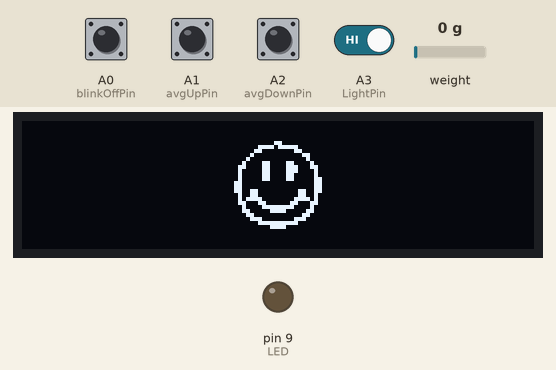
Bench run of a sketch on a simulated Arduino Uno, built with avr-gcc and run on an emulated ATmega328P. On the bench: 128×32 one-colour display, output pins drawn as LEDs (lit = HIGH). The test bench sets the inputs (shaded band); at power-on: A0 (blinkOffPin), A1 (avgUpPin), A2 (avgDownPin), A3 (LightPin) HIGH, weight on the scale 0 g. EEPROM starts erased.

Above: at 11.2 s.
11.3 s: A1 (avgUpPin) pulled LOW for 1.1 s
At 12.2 s:
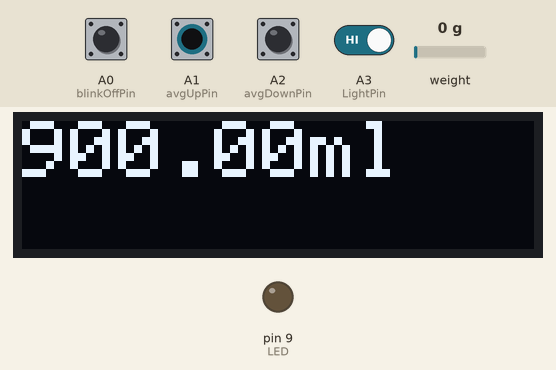
16.3 s: A2 (avgDownPin) pulled LOW for 3.2 s
At 20.1 s:
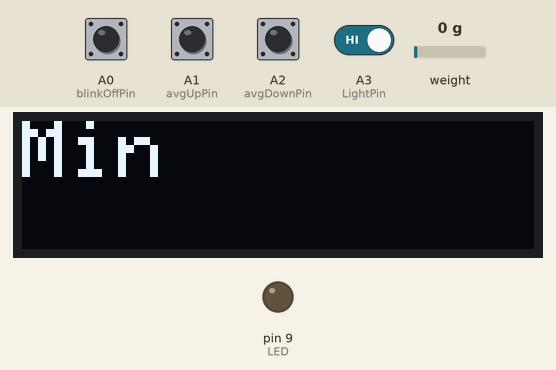
23.2 s: A3 (LightPin) driven LOW
At 24.2 s:
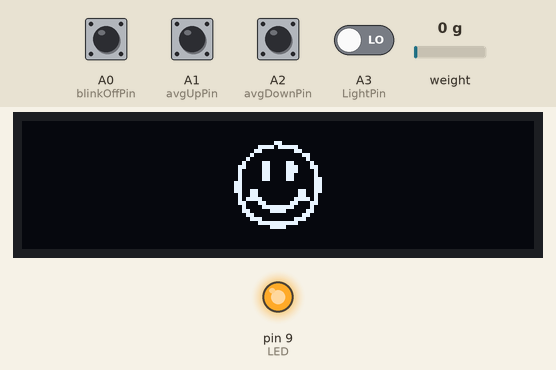
25.3 s: A1 (avgUpPin) pulled LOW for 3.2 s
At 31.2 s:
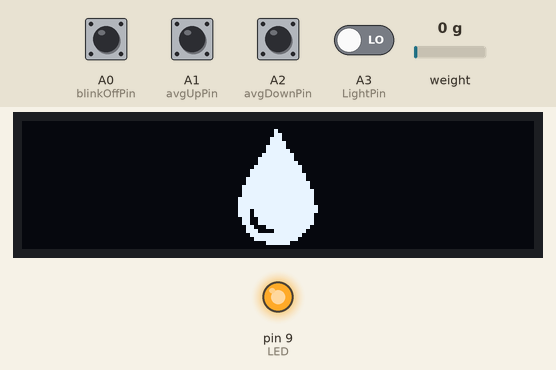
32.4 s: A2 (avgDownPin) pulled LOW for 1.1 s
At 34.1 s:
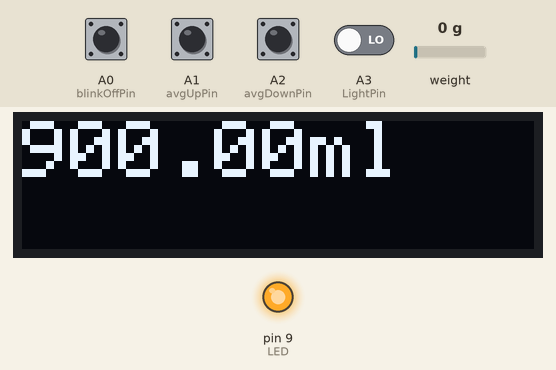
37.4 s: A3 (LightPin) driven HIGH
Timing chart, 0 to 63.7 s (numbered marks = the images above; inputs shaded):
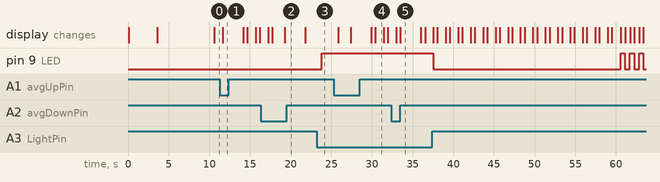

Measured:
- after the input at 11.3 s, the display: changes after 0.35 s (image 1)
- after the input at 16.3 s, the display: first differs from a run without the input after 1.5 s (image 2 shows a later state)
- after the input at 23.2 s, pin 9 (LED): LOW → HIGH after 0.61 s
- after the input at 25.3 s, the display: first changes after 0.57 s (image 4 shows a later state)
- after the input at 32.4 s, the display: first differs from a run without the input after 1.1 s (image 5)
- what the display in image 4 shows lasts 1.0 s, from 30.4 s to 31.4 s

The sketch:

Code.ino
```cpp
//########################################################
#include "HX711.h" //Scale

// HX711 circuit wiring
const int LOADCELL_DOUT_PIN = 2;
const int LOADCELL_SCK_PIN = 13;
HX711 scale;
//########################################################

#include <EEPROM.h>
#define HIGH 0x1
#define LOW 0x0

//########################################################
#include <Wire.h>         //Screen
#include <Adafruit_SSD1306.h>
#include <Adafruit_GFX.h>
#define OLED_WIDTH 128
#define OLED_HEIGHT 32
#define OLED_ADDR   0x3C
Adafruit_SSD1306 display(OLED_WIDTH, OLED_HEIGHT);
//########################################################

int flag = 1; // flag to check whether user have pressed blink off

unsigned long  time;

//float totalIntake = 0; // total water
float totalIntake; // start as hydrated

float peakOld;
float peakNow; //to differentiate between user scenarios
float Current_weight; //stores the current weight of the scale

//LED or lamp(the pin to the transistor)
const int LED = 9;


//Light Switch in the back
const int LightPin =A3; //J3 header 3 and 4
boolean Light=digitalRead(LightPin);

// Front panel
const int blinkOffPin = A0;  //J3 header 1 and 2
const int avgUpPin = A1; //J4 header 3 and 4
const int avgDownPin = A2; //J3 header 1 and 2


boolean blinkOff=digitalRead(blinkOffPin);
boolean avgUp=digitalRead(avgUpPin);
boolean avgDown=digitalRead(avgDownPin);

float maxW =3000;
float minW =700; // water level limits to set avg level in ml per hour
float defaultW =700; // to compensate when the bottle is not on the device

const unsigned char waterDrop [] PROGMEM = {
	0x00, 0x00, 0x00, 0x00, 0x00, 0x00, 0x00, 0x00, 0x00, 0x00, 0x00, 0x00, 0x00, 0x00, 0x00, 0x00,
	0x00, 0x00, 0x00, 0x00, 0x00, 0x00, 0x00, 0x00, 0x00, 0x00, 0x00, 0x00, 0x00, 0x00, 0x00, 0x00,
	0x00, 0x00, 0x00, 0x00, 0x00, 0x00, 0x00, 0x01, 0x00, 0x00, 0x00, 0x00, 0x00, 0x00, 0x00, 0x00,
	0x00, 0x00, 0x00, 0x00, 0x00, 0x00, 0x00, 0x01, 0x80, 0x00, 0x00, 0x00, 0x00, 0x00, 0x00, 0x00,
	0x00, 0x00, 0x00, 0x00, 0x00, 0x00, 0x00, 0x03, 0x80, 0x00, 0x00, 0x00, 0x00, 0x00, 0x00, 0x00,
	0x00, 0x00, 0x00, 0x00, 0x00, 0x00, 0x00, 0x03, 0xc0, 0x00, 0x00, 0x00, 0x00, 0x00, 0x00, 0x00,
	0x00, 0x00, 0x00, 0x00, 0x00, 0x00, 0x00, 0x07, 0xc0, 0x00, 0x00, 0x00, 0x00, 0x00, 0x00, 0x00,
	0x00, 0x00, 0x00, 0x00, 0x00, 0x00, 0x00, 0x07, 0xe0, 0x00, 0x00, 0x00, 0x00, 0x00, 0x00, 0x00,
	0x00, 0x00, 0x00, 0x00, 0x00, 0x00, 0x00, 0x0f, 0xf0, 0x00, 0x00, 0x00, 0x00, 0x00, 0x00, 0x00,
	0x00, 0x00, 0x00, 0x00, 0x00, 0x00, 0x00, 0x1f, 0xf0, 0x00, 0x00, 0x00, 0x00, 0x00, 0x00, 0x00,
	0x00, 0x00, 0x00, 0x00, 0x00, 0x00, 0x00, 0x1f, 0xf8, 0x00, 0x00, 0x00, 0x00, 0x00, 0x00, 0x00,
	0x00, 0x00, 0x00, 0x00, 0x00, 0x00, 0x00, 0x3f, 0xfc, 0x00, 0x00, 0x00, 0x00, 0x00, 0x00, 0x00,
	0x00, 0x00, 0x00, 0x00, 0x00, 0x00, 0x00, 0x7f, 0xfc, 0x00, 0x00, 0x00, 0x00, 0x00, 0x00, 0x00,
	0x00, 0x00, 0x00, 0x00, 0x00, 0x00, 0x00, 0x7f, 0xfe, 0x00, 0x00, 0x00, 0x00, 0x00, 0x00, 0x00,
	0x00, 0x00, 0x00, 0x00, 0x00, 0x00, 0x00, 0xff, 0xfe, 0x00, 0x00, 0x00, 0x00, 0x00, 0x00, 0x00,
	0x00, 0x00, 0x00, 0x00, 0x00, 0x00, 0x00, 0xff, 0xff, 0x00, 0x00, 0x00, 0x00, 0x00, 0x00, 0x00,
	0x00, 0x00, 0x00, 0x00, 0x00, 0x00, 0x01, 0xff, 0xff, 0x00, 0x00, 0x00, 0x00, 0x00, 0x00, 0x00,
	0x00, 0x00, 0x00, 0x00, 0x00, 0x00, 0x01, 0xff, 0xff, 0x80, 0x00, 0x00, 0x00, 0x00, 0x00, 0x00,
	0x00, 0x00, 0x00, 0x00, 0x00, 0x00, 0x01, 0xff, 0xff, 0x80, 0x00, 0x00, 0x00, 0x00, 0x00, 0x00,
	0x00, 0x00, 0x00, 0x00, 0x00, 0x00, 0x03, 0xff, 0xff, 0x80, 0x00, 0x00, 0x00, 0x00, 0x00, 0x00,
	0x00, 0x00, 0x00, 0x00, 0x00, 0x00, 0x03, 0xff, 0xff, 0x80, 0x00, 0x00, 0x00, 0x00, 0x00, 0x00,
	0x00, 0x00, 0x00, 0x00, 0x00, 0x00, 0x03, 0xff, 0xff, 0xc0, 0x00, 0x00, 0x00, 0x00, 0x00, 0x00,
	0x00, 0x00, 0x00, 0x00, 0x00, 0x00, 0x03, 0xbf, 0xff, 0xc0, 0x00, 0x00, 0x00, 0x00, 0x00, 0x00,
	0x00, 0x00, 0x00, 0x00, 0x00, 0x00, 0x03, 0xbf, 0xff, 0x80, 0x00, 0x00, 0x00, 0x00, 0x00, 0x00,
	0x00, 0x00, 0x00, 0x00, 0x00, 0x00, 0x01, 0x9f, 0xff, 0x80, 0x00, 0x00, 0x00, 0x00, 0x00, 0x00,
	0x00, 0x00, 0x00, 0x00, 0x00, 0x00, 0x01, 0x9f, 0xff, 0x80, 0x00, 0x00, 0x00, 0x00, 0x00, 0x00,
	0x00, 0x00, 0x00, 0x00, 0x00, 0x00, 0x00, 0xc7, 0xff, 0x00, 0x00, 0x00, 0x00, 0x00, 0x00, 0x00,
	0x00, 0x00, 0x00, 0x00, 0x00, 0x00, 0x00, 0xe1, 0xfe, 0x00, 0x00, 0x00, 0x00, 0x00, 0x00, 0x00,
	0x00, 0x00, 0x00, 0x00, 0x00, 0x00, 0x00, 0x7f, 0xfc, 0x00, 0x00, 0x00, 0x00, 0x00, 0x00, 0x00,
	0x00, 0x00, 0x00, 0x00, 0x00, 0x00, 0x00, 0x3f, 0xf8, 0x00, 0x00, 0x00, 0x00, 0x00, 0x00, 0x00,
	0x00, 0x00, 0x00, 0x00, 0x00, 0x00, 0x00, 0x07, 0xe0, 0x00, 0x00, 0x00, 0x00, 0x00, 0x00, 0x00,
	0x00, 0x00, 0x00, 0x00, 0x00, 0x00, 0x00, 0x00, 0x00, 0x00, 0x00, 0x00, 0x00, 0x00, 0x00, 0x00
};

const unsigned char face [] PROGMEM = {
	0x00, 0x00, 0x00, 0x00, 0x00, 0x00, 0x00, 0x00, 0x00, 0x00, 0x00, 0x00, 0x00, 0x00, 0x00, 0x00,
	0x00, 0x00, 0x00, 0x00, 0x00, 0x00, 0x00, 0x00, 0x00, 0x00, 0x00, 0x00, 0x00, 0x00, 0x00, 0x00,
	0x00, 0x00, 0x00, 0x00, 0x00, 0x00, 0x00, 0x00, 0x00, 0x00, 0x00, 0x00, 0x00, 0x00, 0x00, 0x00,
	0x00, 0x00, 0x00, 0x00, 0x00, 0x00, 0x00, 0x00, 0x00, 0x00, 0x00, 0x00, 0x00, 0x00, 0x00, 0x00,
	0x00, 0x00, 0x00, 0x00, 0x00, 0x00, 0x00, 0x00, 0x00, 0x00, 0x00, 0x00, 0x00, 0x00, 0x00, 0x00,
	0x00, 0x00, 0x00, 0x00, 0x00, 0x00, 0x00, 0x01, 0x80, 0x00, 0x00, 0x00, 0x00, 0x00, 0x00, 0x00,
	0x00, 0x00, 0x00, 0x00, 0x00, 0x00, 0x00, 0x1e, 0xf8, 0x00, 0x00, 0x00, 0x00, 0x00, 0x00, 0x00,
	0x00, 0x00, 0x00, 0x00, 0x00, 0x00, 0x00, 0x30, 0x0c, 0x00, 0x00, 0x00, 0x00, 0x00, 0x00, 0x00,
	0x00, 0x00, 0x00, 0x00, 0x00, 0x00, 0x00, 0x40, 0x03, 0x00, 0x00, 0x00, 0x00, 0x00, 0x00, 0x00,
	0x00, 0x00, 0x00, 0x00, 0x00, 0x00, 0x00, 0x80, 0x01, 0x00, 0x00, 0x00, 0x00, 0x00, 0x00, 0x00,
	0x00, 0x00, 0x00, 0x00, 0x00, 0x00, 0x01, 0x0c, 0x30, 0x80, 0x00, 0x00, 0x00, 0x00, 0x00, 0x00,
	0x00, 0x00, 0x00, 0x00, 0x00, 0x00, 0x03, 0x0c, 0x38, 0xc0, 0x00, 0x00, 0x00, 0x00, 0x00, 0x00,
	0x00, 0x00, 0x00, 0x00, 0x00, 0x00, 0x02, 0x0c, 0x38, 0x40, 0x00, 0x00, 0x00, 0x00, 0x00, 0x00,
	0x00, 0x00, 0x00, 0x00, 0x00, 0x00, 0x02, 0x0c, 0x30, 0x40, 0x00, 0x00, 0x00, 0x00, 0x00, 0x00,
	0x00, 0x00, 0x00, 0x00, 0x00, 0x00, 0x02, 0x0c, 0x30, 0x60, 0x00, 0x00, 0x00, 0x00, 0x00, 0x00,
	0x00, 0x00, 0x00, 0x00, 0x00, 0x00, 0x06, 0x00, 0x00, 0x60, 0x00, 0x00, 0x00, 0x00, 0x00, 0x00,
	0x00, 0x00, 0x00, 0x00, 0x00, 0x00, 0x06, 0x00, 0x00, 0x60, 0x00, 0x00, 0x00, 0x00, 0x00, 0x00,
	0x00, 0x00, 0x00, 0x00, 0x00, 0x00, 0x06, 0x60, 0x06, 0x60, 0x00, 0x00, 0x00, 0x00, 0x00, 0x00,
	0x00, 0x00, 0x00, 0x00, 0x00, 0x00, 0x02, 0x60, 0x06, 0x40, 0x00, 0x00, 0x00, 0x00, 0x00, 0x00,
	0x00, 0x00, 0x00, 0x00, 0x00, 0x00, 0x02, 0xf0, 0x0f, 0x40, 0x00, 0x00, 0x00, 0x00, 0x00, 0x00,
	0x00, 0x00, 0x00, 0x00, 0x00, 0x00, 0x03, 0x18, 0x18, 0xc0, 0x00, 0x00, 0x00, 0x00, 0x00, 0x00,
	0x00, 0x00, 0x00, 0x00, 0x00, 0x00, 0x01, 0x0f, 0xf0, 0x80, 0x00, 0x00, 0x00, 0x00, 0x00, 0x00,
	0x00, 0x00, 0x00, 0x00, 0x00, 0x00, 0x01, 0x83, 0xc1, 0x80, 0x00, 0x00, 0x00, 0x00, 0x00, 0x00,
	0x00, 0x00, 0x00, 0x00, 0x00, 0x00, 0x00, 0xc0, 0x03, 0x00, 0x00, 0x00, 0x00, 0x00, 0x00, 0x00,
	0x00, 0x00, 0x00, 0x00, 0x00, 0x00, 0x00, 0x70, 0x0e, 0x00, 0x00, 0x00, 0x00, 0x00, 0x00, 0x00,
	0x00, 0x00, 0x00, 0x00, 0x00, 0x00, 0x00, 0x1f, 0xf8, 0x00, 0x00, 0x00, 0x00, 0x00, 0x00, 0x00,
	0x00, 0x00, 0x00, 0x00, 0x00, 0x00, 0x00, 0x03, 0xc0, 0x00, 0x00, 0x00, 0x00, 0x00, 0x00, 0x00,
	0x00, 0x00, 0x00, 0x00, 0x00, 0x00, 0x00, 0x00, 0x00, 0x00, 0x00, 0x00, 0x00, 0x00, 0x00, 0x00,
	0x00, 0x00, 0x00, 0x00, 0x00, 0x00, 0x00, 0x00, 0x00, 0x00, 0x00, 0x00, 0x00, 0x00, 0x00, 0x00,
	0x00, 0x00, 0x00, 0x00, 0x00, 0x00, 0x00, 0x00, 0x00, 0x00, 0x00, 0x00, 0x00, 0x00, 0x00, 0x00,
	0x00, 0x00, 0x00, 0x00, 0x00, 0x00, 0x00, 0x00, 0x00, 0x00, 0x00, 0x00, 0x00, 0x00, 0x00, 0x00,
	0x00, 0x00, 0x00, 0x00, 0x00, 0x00, 0x00, 0x00, 0x00, 0x00, 0x00, 0x00, 0x00, 0x00, 0x00, 0x00
};

//################################################################

// Returns the time in minutes from the beginning. This function is called once a thirty minutes.

unsigned long minutes() {

  time=((millis()) / 60000UL) +59;
    return time;
  }
//################################################################

//To calculate the average water intake of the user per hour

float avg  ; // stores the average water that user consumed

float average(float totalIntake){

    return(totalIntake*60/(minutes()));
  }

//####################################################

// Gives a warning to the user by blinking the lamp or leds

void blink(float Current_weight){

  while (Current_weight-50 < scale.get_units() and digitalRead(blinkOffPin) == HIGH and flag == 1){   // we reduce 50 so that user should at least drink 20000 worth of water to off the alarm.Or else user can press the push button and gnd the pin

      digitalWrite(LED,1);
      Screen("Drink");
      digitalWrite(LED,0);
      Screen("WATER");
                  //led warning off with light off

  }
  if(digitalRead(blinkOffPin) == LOW){
        flag =0; // user press and hold blink off button, prevent restarting blink
        delay(500);
      }


}

void setup() {
  Serial.begin(9600);
  scale.begin(LOADCELL_DOUT_PIN, LOADCELL_SCK_PIN);
  pinMode(LED,OUTPUT);      // transistor input
  pinMode(LightPin,INPUT);  // light switch in back io
  pinMode(blinkOffPin, INPUT); //blink on switch in front
  pinMode(avgUpPin, INPUT); // avg up switch front
  pinMode(avgDownPin, INPUT);// avg dwn switch front

  display.begin(SSD1306_SWITCHCAPVCC, OLED_ADDR);
  display.clearDisplay();
  display.begin(SSD1306_SWITCHCAPVCC, OLED_ADDR);
  display.clearDisplay();
  display.setTextSize(2);
  display.setTextColor(WHITE);
  display.setCursor(0, 0);

  display.display();

  display.clearDisplay();
  display.setCursor(0, 0);
  display.println("Wait");  // wait for tare
  display.display();
  delay(2000);
  scale.set_offset(152213);  scale.set_scale(554.444);
  scale.tare(10);
  delay(500);
  display.clearDisplay();

  display.clearDisplay();
  display.setCursor(0, 0);
  display.println("Ready");  // wait for tare
  display.display();
  delay(5000);
  display.clearDisplay();

  avg=EEPROM.read(0);

  if(avg>minW and avg<maxW){

   avg=EEPROM.read(0); //  get set lvl or default lvl from memory##########################

  }

  else{
    avg =defaultW;
    EEPROM.write(0,defaultW);
  }

  totalIntake = avg; //hydrated at start

  if (digitalRead(LightPin) ==LOW){

    //Turn on the LED at beginning depend on users preference
    digitalWrite(LED,1);

  }

  else{

    digitalWrite(LED,0);

  }

Current_weight = scale.get_units(10);
peakOld =Current_weight;
peakNow =Current_weight;
}


void Screen(String str ){

  display.clearDisplay();
  display.setCursor(0, 0);
  display.println(str);
  display.display();
  delay(500);
  display.clearDisplay();


}


void loop() {

    if(digitalRead(avgUpPin) == LOW){
      if (avg < maxW){
        avg+=200; // increase avg water by 10;
        Screen(String(avg)+"ml");
        EEPROM.write(0, avg); // update avg in memory -- may cause eeprom degrade   maybe send the code to setup
        delay(1000);
        }
      else{
        Screen("Max");
        delay(1000);
        }
      return;
    }
    if(digitalRead(avgDownPin) == LOW){
      if (avg > minW){
        avg-=200; // increase avg water by 10;
        EEPROM.write(0, avg); // update avg in memory -- may cause eeprom degrade
        Screen(String(avg)+"ml");
        delay(1000);
        }
      else{
        Screen("Min");
        delay(1000);
        }
      return; // go to beginning void loop
    }

    Current_weight = scale.get_units(10);


    // checking every  between 29and 31 mins
    //Serial.println(minutes()%1);
    if (minutes()%30 ==0 and average(totalIntake)<=avg){
      blink(Current_weight);
    }
    if (minutes()% 37==0 and average(totalIntake)<=avg){
      flag = 1; //reset blink flag for next cycle
    }
    if (digitalRead(LightPin) == LOW){             //turn on the light back on only if lamp button on
          digitalWrite(LED,1);
    }
    else{
      digitalWrite(LED,0);
    }
    if (Current_weight < peakNow and abs(Current_weight - peakNow)>50){
      peakOld=peakNow;
      peakNow=Current_weight;
      totalIntake += (peakOld - peakNow);
      }
    if (Current_weight > peakNow and abs(Current_weight - peakNow)>50){
        totalIntake = avg*minutes();
        peakNow=Current_weight;
        peakOld=Current_weight;

      }
    //Screen(String(average(totalIntake)));

    if (average(totalIntake)<avg)
    {

        Screen("Drink");
        display.clearDisplay();
        display.drawBitmap(0, 0,  waterDrop, 128, 32, 1);
        display.display();
        display.clearDisplay();

      }
    else{

        display.drawBitmap(0, 0,  face, 128, 32, 1);
        display.display();
        display.clearDisplay();
        }

//Screen(String(Current_weight));
}
```
